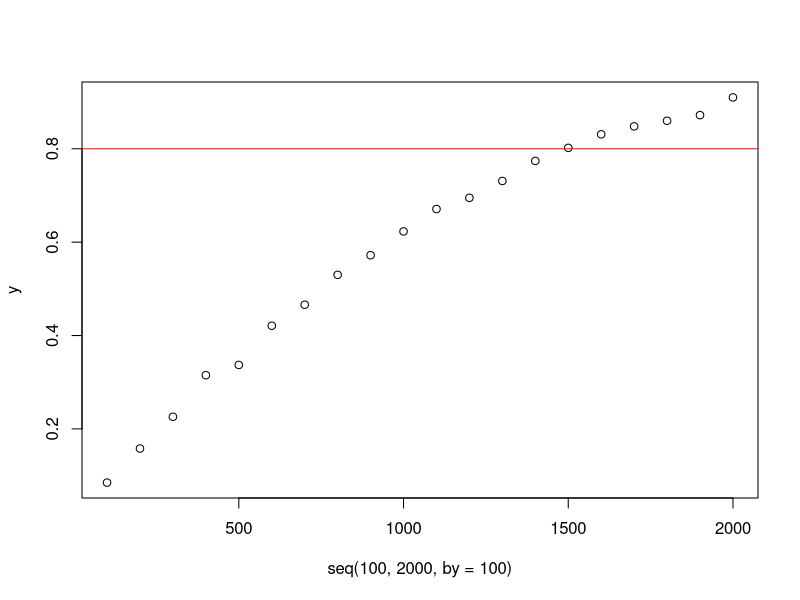
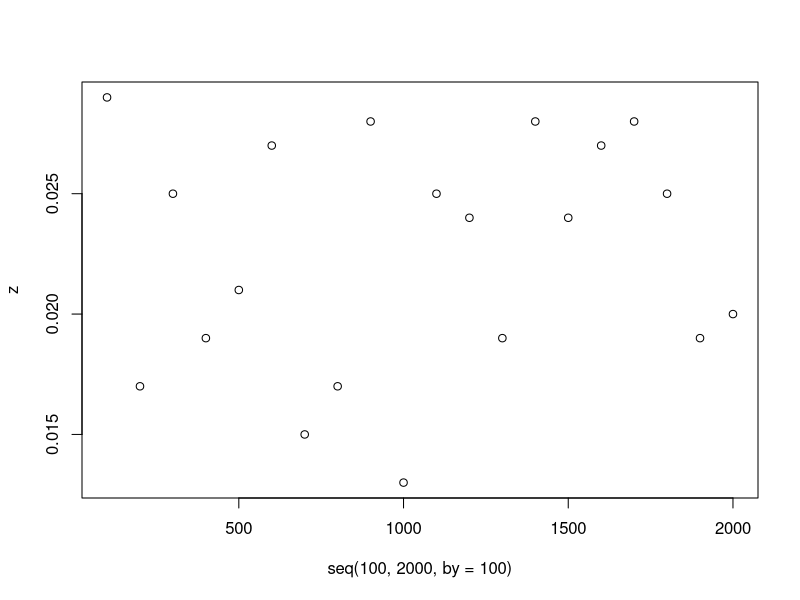
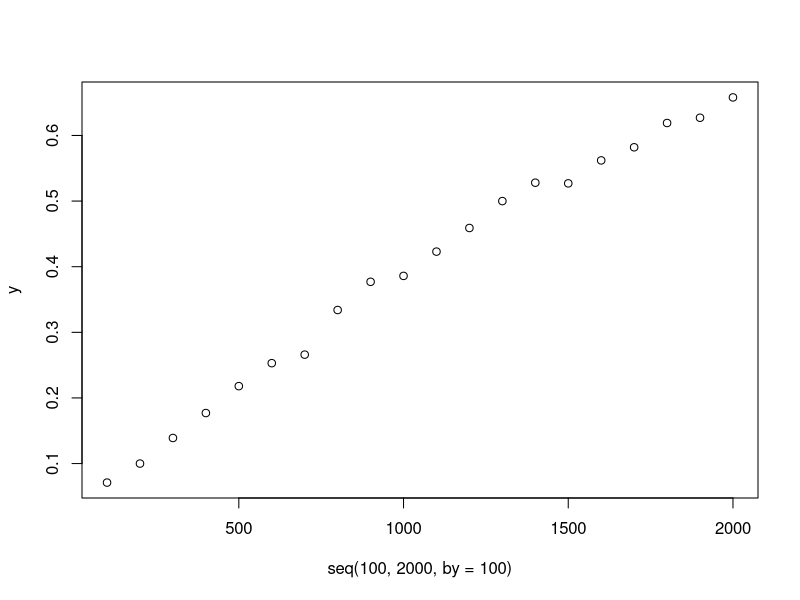
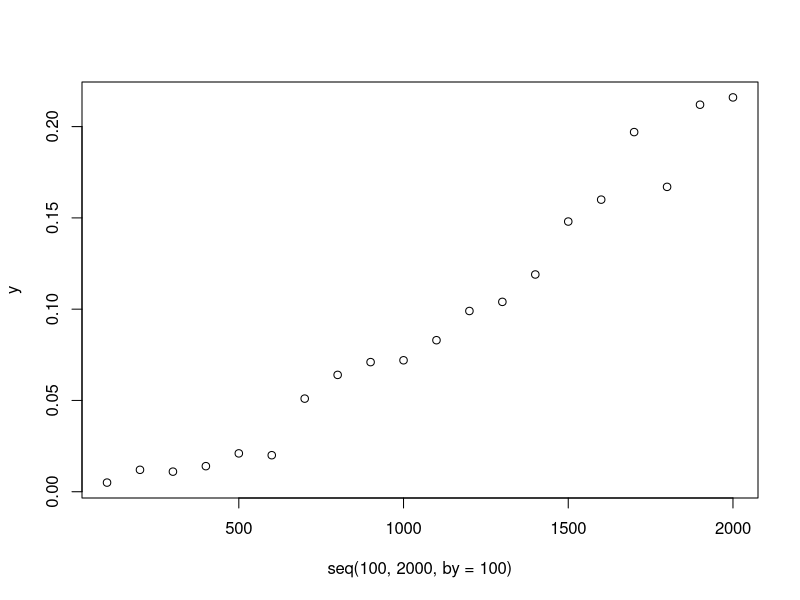

These figures' R source, in order:
################################################################################
# Exercise 2
################################################################################

f1 <- function(n, piE, piC, numsim = 1000){
  sE <- rbinom(numsim, n, piE)
  sC <- rbinom(numsim, n, piC)
  pvals <- sapply(1:numsim, FUN = function(i) prop.test(x = c(sE[i], sC[i]), n = c(n, n),
                                                        alternative = "less")$p.value)
  mean(pvals < 0.025)
}

#It generates 1000 samples for both treatment arms under the assumed alternative
#hypothesis (note: feel free to increase numsim where necessary). Then, it
#determines whether the null hypothesis is to be rejected or not. The proportion
#of rejections equals the power, which is returned by the function. Make sure to
#understand each of the commands in the function.

?rbinom #rbinom(n, size, prob), rbinom generates random deviates

#####QUESTION 1######

#Run f1() for n=100,200,300,...,2000. Store the output and plot the power curve.
#Note: warning messages due to low expected values can be ignored. Based on this
#initial assessment, how many subjects are (approximately) needed in each
#treatment arm to obtain a power of 0.80?
  
piE <- 0.35
piC <- 0.4
seq(100,2000,by=100)
y <- NULL
for (n in seq(100,2000,by=100)){
 y[n] <- (f1(n, piE, piC, numsim = 1000))
  }

f1(100, piE, piC, numsim = 1000) #0.092
f1(200, piE, piC, numsim = 1000) #0.146
f1(300, piE, piC, numsim = 1000) #0.222

y <- y[seq(100,2000,by=100)]
y

plot(seq(100,2000,by=100),y)
abline(h=0.8,col="red")


#####QUESTION 2######

#The function f1() can also be used to obtain the empirical type 1 error rate.
#Run f1() again, this time to determine the empirical type 1 error rate, for the
#same values of n. Again, generate a plot to visualize the results.

#type I error (or error of the first kind) is the incorrect rejection of a true
#null hypothesis. if the null hypothesis is true piE must be the sam as piC, so
#both 0.4

z <- NULL
for (n in seq(100,2000,by=100)){
  z[n] <- (f1(n, 0.4, 0.4, numsim = 1000))
}
z <- z[seq(100,2000,by=100)]
z
plot(seq(100,2000,by=100),z)


#####QUESTION 3######

#Now suppose that, for ethical and/or logistical reasons, the investigator wants
#to be able to halt the trial if the observed difference already is significant
#after observing the outcomes for half of the subjects (if it is not significant
#at that point, the trial is to be continued until all 2n subjects are
#included). Assuming that the same alpha of 0.025 is used in both tests? Adjust
#f1() to represent this sequential testing scenario, and repeat the exercises
#above. What would be the impact on the power and type 1 error?

f2 <- function(n, piE, piC, numsim = 1000,alpha=0.025){
  sE <- rbinom(numsim, (0.5*n), piE)
  sC <- rbinom(numsim, (0.5*n), piC)
  pvals <- sapply(1:numsim, FUN = function(i) prop.test(x = c(sE[i], sC[i]), n = c((0.5*n), (0.5*n)),
                                                        alternative = "less")$p.value)
  
  n.signif <- mean(pvals < alpha)
  fulltrial <- sum((pvals > alpha) == TRUE)

  nonsig <- numeric(0)
  
  for(i in 1:numsim){
    if(pvals[i] < alpha){
     nonsig[i] <- 0
    }
    else{
     nonsig[i] <- 1
    }
  }
  
  r.sE <- nonsig*sE
  r.sE <- r.sE[!r.sE %in% 0]
  sE2 <- rbinom(fulltrial, (0.5*n), piE)
  sEt <- (r.sE+sE2)
  
  r.sC <- nonsig*sC
  r.sC <- r.sC[!r.sC %in% 0]
  sC2 <- rbinom(fulltrial, (0.5*n), piE)
  sCt <- (r.sC+sC2)

  
  pvals2 <- sapply(1:length(sEt), FUN = function(i) prop.test(x = c(sEt[i], sCt[i]), n = c(n, n),
                                                        alternative = "less")$p.value)
  n.signif.retrial <- mean(pvals2 < alpha)
  n.signif2 <- (n.signif.retrial*(fulltrial/numsim))
  
  n.signif+n.signif2
  
}

f2(1500, piE, piC, numsim = 1000) # 0.549
f1(1500, piE, piC, numsim = 1000) # 0.792
#power drops quite a bit..

piE <- 0.35
piC <- 0.4
seq(100,2000,by=100)
y <- NULL
for (n in seq(100,2000,by=100)){
  y[n] <- (f2(n, piE, piC, numsim = 1000))
}

y <- y[seq(100,2000,by=100)]
y

plot(seq(100,2000,by=100),y)
abline(h=0.8,col="red")

#####QUESTION 4######

#What is the impact of choosing a=0.001 for the interim analysis (i.e. only
#halting the trial early if the evidence in favour of the experimental treatment
#is very clear)?


piE <- 0.35
piC <- 0.4
seq(100,2000,by=100)
y <- NULL
for (n in seq(100,2000,by=100)){
  y[n] <- (f2(n, piE, piC, numsim = 1000,alpha=0.001))
}

y <- y[seq(100,2000,by=100)]
y

plot(seq(100,2000,by=100),y)
abline(h=0.8,col="red")
